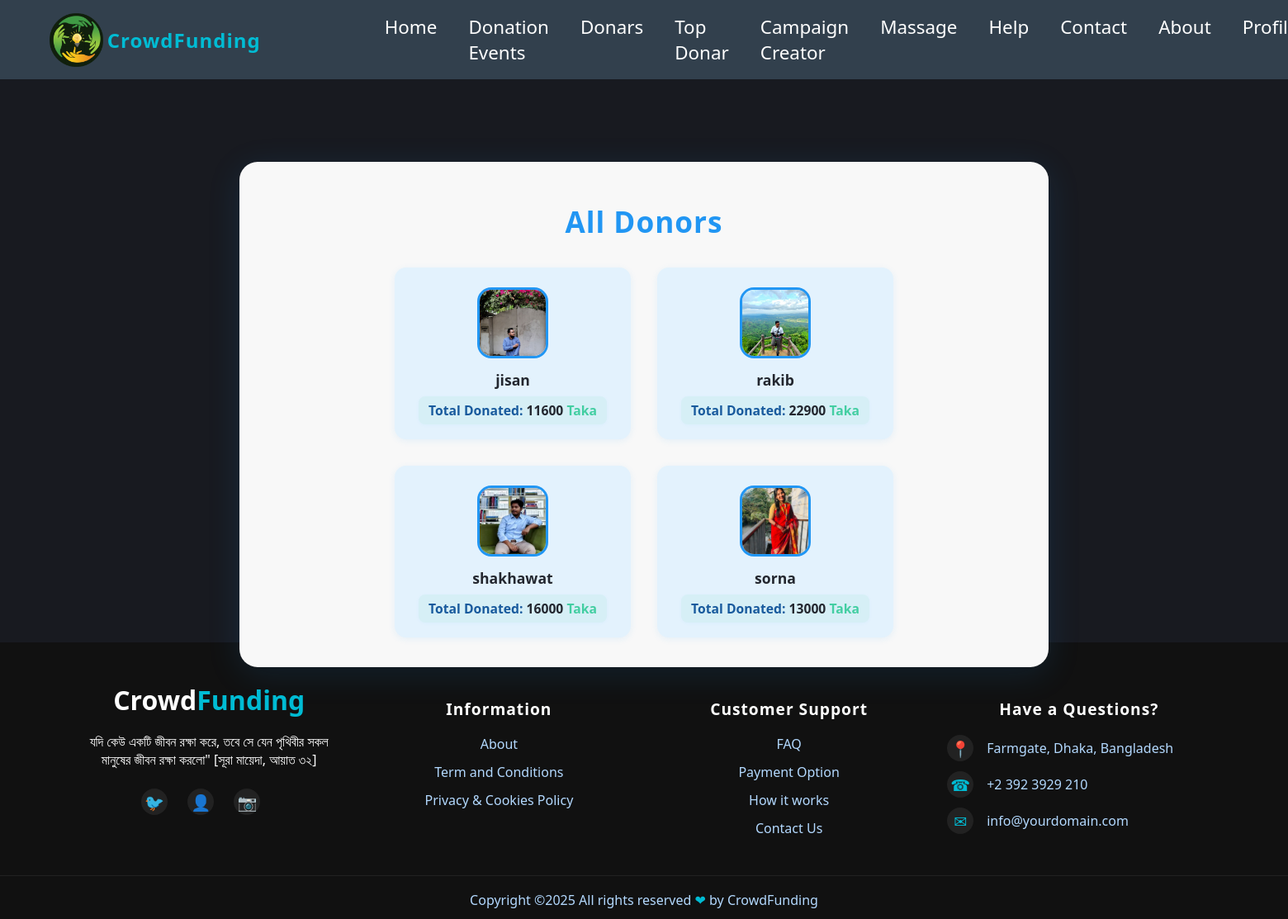
Page /users/donarlist/ (signed in) on the committed database.
### users/models.py (models this page shows)
class CustomUser(AbstractUser):
    profile_pic = models.ImageField(
        upload_to="profile_pics/", default="profile_pics/default.png", blank=True
    )
    USER_TYPE_CHOICES = (
        ("admin", "Admin"),
        ("donor", "Donor"),
        ("campaign_creator", "Campaign Creator"),
    )
    user_type = models.CharField(max_length=20, choices=USER_TYPE_CHOICES)

### users/views.py (the view)
# urls.py: path("donarlist/", views.donarlist, name="donarlist"),
@login_required
def donarlist(request):
    from django.db.models import Sum
    donars = (
        CustomUser.objects.filter(purchases__isnull=False)
        .annotate(total_donated=Sum("purchases__amount"))
        .distinct()
    )
    return render(request, "Auth/donarlist.html", {"donars": donars})

### template/Auth/donarlist.html (shortened to what this page needs)
{% extends 'base.html' %}
{% load static %}
{% block content %}
<div class="donarlist-container">
    <div class="donarlist-title">All Donors</div>
    {% if donars and donars.count > 0 %}
        <div class="donar-grid">
            {% for donar in donars %}
            <div class="donar-card">
                {% if donar.profile_pic %}
                    <img src="{{ donar.profile_pic.url }}" alt="{{ donar.username }}" class="donar-img">
                {% else %}
                    <img src="{% static 'IMG/default_profile.png' %}" alt="Default Profile" class="donar-img">
                {% endif %}
                <div class="donar-name"><b>{{ donar.username }}</b></div>
                <div class="total-donated-amount" style="font-size:0.98rem;padding:6px 12px;background:rgba(67,206,162,0.08);border-radius:8px;margin-top:4px;box-shadow:0 1px 4px rgba(33,150,243,0.04);display:inline-block;color:#23272f;background-clip:unset;-webkit-background-clip:unset;-webkit-text-fill-color:unset;">
                    <span style="color:#185a9d;font-weight:600;">Total Donated:</span> {{ donar.total_donated }} <span style="color:#43cea2;">Taka</span>
                </div>
            </div>
            {% endfor %}
        </div>
    {% else %}
        <div style="color:#90caf9;">No donors found.</div>
    {% endif %}
</div>
{% endblock %}

### template/base.html (shortened to what this page needs)
{% load static %}
<!DOCTYPE html>
<html lang="en">
<head>
</head>
<body>
    <nav class="main-nav">
        <img src="{% static 'IMG/crowdlogo.png' %}" alt="CrowdFunding Logo" style="height:65px; margin-right:5px;">
        <a href="{% url 'home' %}" class="site-name">CrowdFunding</a>
        <div class="main-nav-links">
            <a href="{% url 'home' %}">Home</a>
            <a href="{% url 'all_events' %}">Donation Events</a>
            <a href="{% url 'donarlist' %}">Donars</a>
            <a href="{% url 'top_donar_list' %}">Top Donar</a>
            <a href="{% url 'campaign_creator_list' %}">Campaign Creator</a>
            <a href="{% url 'massage' %}">Massage</a>
            <a href="{% url 'help' %}">Help</a>
            <a href="{% url 'contact' %}">Contact</a>
            <a href="{% url 'about' %}">About</a>
            {% if user.is_authenticated %}
                <a href="{% url 'profile' %}">Profile</a>
            {% else %}
                <a href="{% url 'login' %}">Login</a>
            {% endif %}
        </div>
    </nav>
    <main>
        {% block content %}{% endblock content %}
    </main>
    <footer class="site-footer">
        <div class="footer-main">
            <div class="footer-col logo-col">
                <div class="footer-logo">
                    <span style="color:#fff;font-weight:700;font-size:2rem;">Crowd<span style="color:#00bcd4;">Funding</span></span>
                </div>
                <p>যদি কেউ একটি জীবন রক্ষা করে, তবে সে যেন পৃথিবীর সকল মানুষের জীবন রক্ষা করলো" [সূরা মায়েদা, আয়াত ৩২]</p>
                <div class="footer-social">
                    <a href="#"><span class="footer-icon">&#x1F426;</span></a>
                    <a href="#"><span class="footer-icon">&#x1F464;</span></a>
                    <a href="#"><span class="footer-icon">&#x1F4F7;</span></a>
                </div>
            </div>
            <div class="footer-col">
                <h3>Information</h3>
                <ul>
                    <li><a href="#">About</a></li>
                    <li><a href="#">Term and Conditions</a></li>
                    <li><a href="#">Privacy & Cookies Policy</a></li>
                </ul>
            </div>
            <div class="footer-col">
                <h3>Customer Support</h3>
                <ul>
                    <li><a href="#">FAQ</a></li>
                    <li><a href="#">Payment Option</a></li>
                    <li><a href="#">How it works</a></li>
                    <li><a href="#">Contact Us</a></li>
                </ul>
            </div>
            <div class="footer-col">
                <h3>Have a Questions?</h3>
                <ul class="footer-contact">
                    <li><span class="footer-icon">&#x1F4CD;</span> Farmgate, Dhaka, Bangladesh </li>
                    <li><span class="footer-icon">&#x260E;</span> +2 392 3929 210</li>
                    <li><span class="footer-icon">&#x2709;</span> info@yourdomain.com</li>
                </ul>
            </div>
        </div>
        <div class="footer-bottom">
            Copyright ©2025 All rights reserved  <span style="color:#00bcd4;">&#10084;</span> by CrowdFunding
        </div>
    </footer>
</body>
</html>

### template/base.html (style rules this page uses)
body { font-family: 'Segoe UI', Arial, sans-serif; background: linear-gradient(120deg, #fff6f9 0%, #f8f8f8 100%); min-height: 100vh; color: #333; margin: 0; }
.main-nav { background: rgb(50, 64, 77); display: flex; align-items: center; padding: 0 60px; height: 96px; }
.site-name { color: #00bcd4; font-size: 1.5rem; font-weight: bold; margin-right: 150px; letter-spacing: 1px; text-decoration: none; }
.main-nav-links { display: flex; gap: 38px; flex: 1; margin-left: auto; }
.main-nav-links a { color: #fff; text-decoration: none; font-weight: 500; font-size: 1.4rem; padding: 8px 0; transition: color 0.2s; position: relative; }
main { padding: 40px 0; min-height: 60vh; }
footer { background:rgb(50, 64, 77); text-align: center; padding: 38px 0; color: #fff; font-size: 1rem; border-top: 1px solid #eee; margin-top: -70px; }
.site-footer { background: #111; color: #fff; font-family: 'Segoe UI', Arial, sans-serif; padding: 0; border-top: none; }
.footer-main { display: flex; justify-content: space-between; align-items: flex-start; padding: 48px 6vw 16px 6vw; flex-wrap: wrap; gap: 32px; }
.footer-col { flex: 1 1 0; min-width: 220px; margin-bottom: 18px; }
.logo-col { max-width: 320px; }
.footer-logo { margin-bottom: 18px; }
.footer-col h3 { color: #fff; font-size: 1.2rem; font-weight: 600; margin-bottom: 18px; letter-spacing: 1px; }
.footer-col ul { list-style: none; padding: 0; margin: 0; }
.footer-col ul li { margin-bottom: 12px; color: #b3d9ff; font-size: 1rem; }
.footer-col ul li a { color: #b3d9ff; text-decoration: none; transition: color 0.2s; }
.footer-contact li { color: #fff; font-size: 1rem; margin-bottom: 12px; display: flex; align-items: center; gap: 8px; }
.footer-icon { background: #222; color: #00bcd4; border-radius: 50%; width: 32px; height: 32px; display: inline-flex; align-items: center; justify-content: center; font-size: 1.2rem; margin-right: 8px; }
.footer-social { margin-top: 24px; }
.footer-social a { display: inline-block; margin-right: 12px; text-decoration: none; }
.footer-social .footer-icon { background: #222; color: #fff; transition: background 0.2s, color 0.2s; }
.footer-bottom { text-align: center; color: #b3d9ff; font-size: 1rem; padding: 18px 0 12px 0; border-top: 1px solid #222; margin-top: 0; }

### template/Auth/donarlist.html (style rules this page uses)
body { background: #181a20; min-height: 100vh; font-family: 'Segoe UI', Arial, sans-serif; overflow-x: hidden; }
.donarlist-container { max-width: 900px; margin: 60px auto 0 auto; background: rgba(255,255,255,0.97); border-radius: 22px; box-shadow: 0 8px 40px rgba(33,150,243,0.13); padding: 48px 40px 36px 40px; text-align: center; animation: fadeIn 0.9s cubic-bezier(.68,-0.55,.27,1.55); position: relative; z-index: 1; }
.donarlist-title { color: #2196f3; font-size: 2.2rem; font-weight: bold; margin-bottom: 18px; letter-spacing: 1px; }
.donar-grid { display: flex; flex-wrap: wrap; gap: 32px; justify-content: center; margin-top: 32px; }
.donar-card { background: #e3f2fd; border-radius: 14px; box-shadow: 0 2px 8px rgba(33,150,243,0.09); padding: 24px 18px 18px 18px; width: 250px; display: flex; flex-direction: column; align-items: center; transition: transform 0.18s, box-shadow 0.18s; }
.donar-img { width: 80px; height: 80px; border-radius: 20%; object-fit: cover; margin-bottom: 14px; border: 3px solid #2196f3; background: #fff; }
.donar-name { color: #23272f; font-size: 1.1rem; font-weight: 600; margin-bottom: 4px; }
.total-donated-amount { color: #43cea2; font-weight: 700; font-size: 1.05rem; margin-bottom: 0; background: linear-gradient(90deg,#43cea2 0%,#185a9d 100%); -webkit-background-clip: text; -webkit-text-fill-color: transparent; background-clip: text; }

### rows in the picture
CustomUser: profile_pic (picture), username "jisan", total_donated "11600"
CustomUser: profile_pic (picture), username "rakib", total_donated "22900"
CustomUser: profile_pic (picture), username "shakhawat", total_donated "16000"
CustomUser: profile_pic (picture), username "sorna", total_donated "13000"
